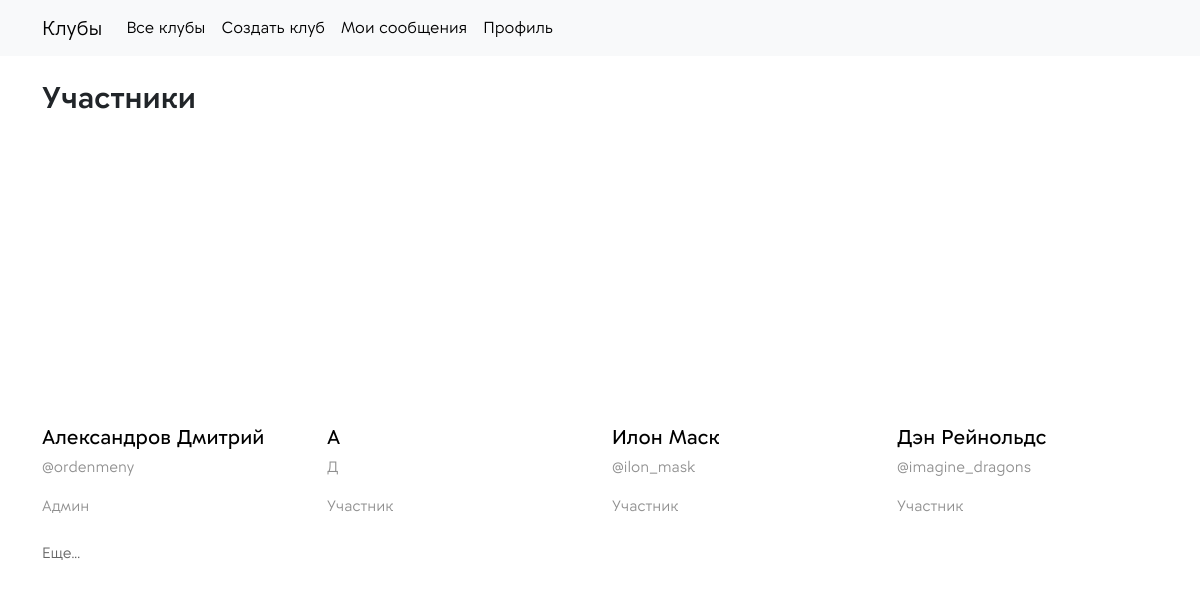
The page /brendovyij-rejv/show-content/members/ (signed in) on the database its author committed.
### users/models.py (models this page shows)
class User(AbstractUser):
    fio = models.CharField(max_length=64, verbose_name='ФИО', null=True, blank=False)
    clubs = models.ManyToManyField("app_clubs.Club", related_name='members_clubs')
    image = models.FileField(upload_to='uploads/users/%Y/%m/%d/', default='uploads/users/user_no_photo.jpg', null=True, blank=True, verbose_name='Аватарка',)
    tg = models.CharField(max_length=128, verbose_name="Имя пользователя в телеграм", null=True, blank=True)
    desc = models.TextField(null=True, verbose_name='Описание о себе', blank=True)

### app_clubs/views.py (the view)
# urls.py: path('<slug:club_slug>/show-content/<slug:content>/', views.ShowContent.as_view(), name='show_content'),
class ShowContent(RequiredClubMember, ListView):
    extra_context = {'param': 'None'}
    template_name = 'app_clubs/show_content.html'
    def dispatch(self, request, *args, **kwargs):
        content_type = self.kwargs['content']
        if content_type not in ('events', 'posts', 'members'):
            return redirect(reverse_lazy('app_clubs:page_error', kwargs={'type_error': '404'}))
        return super().dispatch(request, *args, **kwargs)
    def get_queryset(self):
        content_type = self.kwargs['content']
        self.extra_context['content_type'] = content_type
        self.extra_context['current_club'] = self.request.current_club
        self.context_object_name = content_type
        if content_type == 'events':
            self.model = EventModel
            return EventModel.objects.filter(club=self.request.current_club)
        if content_type == 'posts':
            self.model = ModelPost
            return ModelPost.objects.filter(club=self.request.current_club)
        if content_type == 'members':
            self.model = get_user_model()
            return get_user_model().objects.filter(clubs=self.request.current_club)

### app_clubs/context_processors.py (called while the page is built)
def context_navbar(request, navbar=navbar):
    if request.user.is_authenticated:
        navbar = navbar[0:-2]
        navbar.append({'selected': 'profile_user', 'name': 'Профиль', 'url': reverse_lazy('app_clubs:profile_user')})
    else:
        navbar = navbar[-2:]
    return {'logo': 'Клубы', 'main_page_url': reverse_lazy('app_clubs:home_page'), 'menu_navbar': navbar}

### app_clubs/templatetags/club_filters.py (called while the page is built)
@register.filter
def list_content(lst, param):
    if param == "None":
        return lst
    by, size = map(int, param.split(':'))
    if len(lst) < by:
        return lst
    return lst[0:len(lst) // by * by][:size]

### app_clubs/utils.py (called while the page is built)
    def dispatch(self, request, *args, **kwargs):
        if not request.user.is_authenticated:
            return redirect(reverse_lazy('app_clubs:page_error', kwargs={'type_error': '403'}))
        current_user = request.user
        current_club = Club.objects.get(slug=self.kwargs['club_slug'])
        if not (current_club in current_user.clubs.all()):
            return redirect(reverse_lazy('app_clubs:page_error', kwargs={'type_error': '403'}))
        request.current_club = current_club
        if self.for_admin:
            if request.user not in current_club.admins.all():
                return redirect(reverse_lazy('app_clubs:page_error', kwargs={'type_error': '403'}))
        return super().dispatch(request, *args, **kwargs)

### app_clubs/templates/app_clubs/show_content.html (shortened to what this page needs)
{% extends 'app_clubs/base/base.html' %}
{% block content %}
    {% if content_type == 'events' %}
        <br>
        {% include 'app_clubs/base/base_show_events.html' with param="None" %}
    {% elif content_type == 'posts' %}
        <br>
        {% include 'app_clubs/base/base_show_posts.html' with param="None" %}
    {% elif content_type == 'members' %}
        <br>
        {% include 'app_clubs/base/base_show_members.html' with param="None" %}
    {% else %}
        <h1>{{ content_type }}</h1>
    {% endif %}
{% endblock %}

### app_clubs/templates/app_clubs/base/base_show_members.html (shortened to what this page needs)
{% load static %}
{% load club_filters %}
<div class="container">
    <h1 class="title-weight-section">Участники</h1><br>
    <div class="row gy-5">
        {% for member in members|list_content:param %}
            <div class="col-12 col-md-6 col-lg-3">
                {% if member.image %}
                    <div class="mb-4 img-post-list"
                         style="background-image: url({{ member.image.url }}); border-radius: 25px; height: 250px">
                {% endif %}
                </div>
                <div class="mb-4">
                    <p class="mb-1"><a href="{% url 'app_clubs:profile_user_club' club_slug=current_club.slug pk=member.pk %}" class="text-decoration-none"
                                       style="color: black; font-weight: 500; font-size: 20px">{{ member.fio }}</a>
                    </p>
                    <p style="color: rgba(0,0,0,0.44); font-size: 15px">{{ member.tg }}</p>
                    {% if member in current_club.admins.all %}
                        <span class="fs-6">
                        <p style="color: rgba(0,0,0,0.44); font-size: 15px">Админ</p>
                    </span>
                    {% else %}
                        <span>
                        <p style="color: rgba(0,0,0,0.44); font-size: 15px">Участник</p>
                        </span>
                    {% endif %}
                </div>
            </div>
        {% endfor %}
    </div>
    <a href="{% url 'app_clubs:show_content' club_slug=current_club.slug content='members' %}" class="more">Еще...</a>
</div>

### app_clubs/static/app_clubs/styles/main.css (style rules this page uses)
.title-weight-section { font-weight: 600; font-size: 30px; }
.more { color: rgba(0, 0, 0, 0.6); font-size: 15px; text-decoration: none; }

### app_clubs/templates/app_clubs/show_content.html (style rules this page uses)
.img-post-list { height: 300px; background-size: cover; border: 1px solid white; border-radius: 4px; }

### rows shown on the page
User: fio "Александров Дмитрий", tg "@ordenmeny", shows "Админ"
User: fio "А", tg "Д", shows "Участник"
User: fio "Илон Маск", tg "@ilon_mask", shows "Участник"
User: fio "Дэн Рейнольдс", tg "@imagine_dragons", shows "Участник"

### other values the page prints
{{ logo }} "Клубы"
{{ item.name }} "Все клубы" "Создать клуб" "Мои сообщения" "Профиль"
